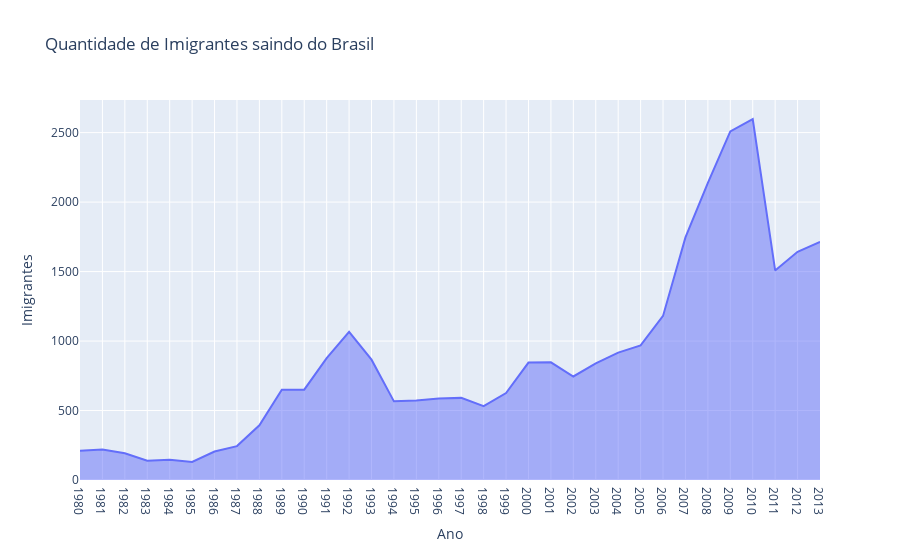

Source (notebook cell):
### Markdown cell above
Crie um gráfico que retorne todos os dados do Brasil contidos no arquivo CSV

### Code cell
areachart = px.area(
    data_frame=df_brasil,
    x='Ano',
    y='Imigrantes',
    title='Quantidade de Imigrantes saindo do Brasil'
)

pio.show(areachart)

### Figure 1 — Plotly figure (JSON) as saved in the notebook; plotly's stock layout.template omitted (floating-point values rounded to 4 significant figures)
{"data": [{"fillpattern": {"shape": ""}, "hovertemplate": "Ano=%{x}<br>Imigrantes=%{y}<extra></extra>", "legendgroup": "", "line": {"color": "#636efa"}, "marker": {"symbol": "circle"}, "mode": "lines", "name": "", "orientation": "v", "showlegend": false, "stackgroup": "1", "type": "scatter", "x": ["1980", "1981", "1982", "1983", "1984", "1985", "1986", "1987", "1988", "1989", "1990", "1991", "1992", "1993", "1994", "1995", "1996", "1997", "1998", "1999", "2000", "2001", "2002", "2003", "2004", "2005", "2006", "2007", "2008", "2009", "2010", "2011", "2012", "2013"], "xaxis": "x", "y": [211, 220, 192, 139, 145, 130, 205, 244, 394, 650, 650, 877, 1066, 866, 566, 572, 586, 591, 531, 626, 845, 847, 745, 839, 917, 969, 1181, 1746, 2138, 2509, 2598, 1508, 1642, 1714], "yaxis": "y"}], "layout": {"legend": {"tracegroupgap": 0}, "title": {"text": "Quantidade de Imigrantes saindo do Brasil"}, "xaxis": {"anchor": "y", "domain": [0, 1], "title": {"text": "Ano"}}, "yaxis": {"anchor": "x", "domain": [0, 1], "title": {"text": "Imigrantes"}}}}
